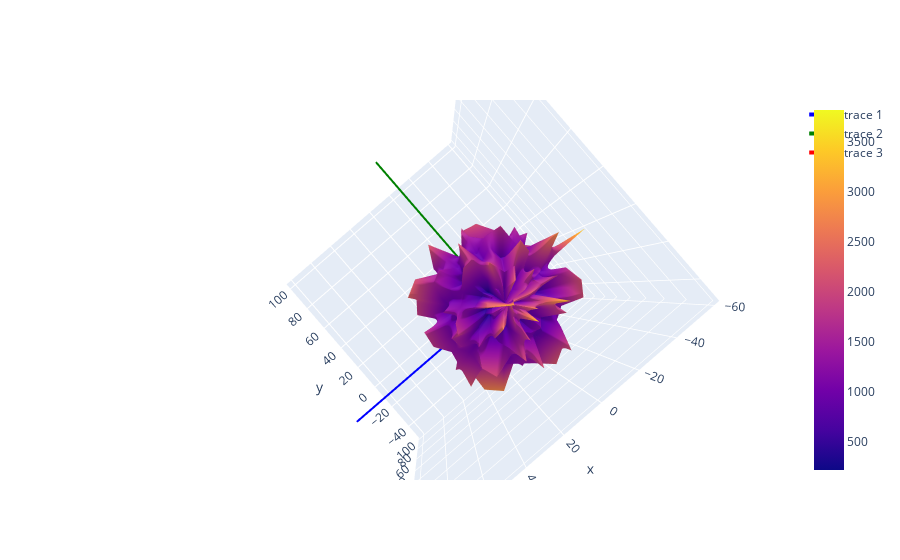

Notebook code for this chart:
### Code cell
import pandas as pd
import numpy as np
import plotly.express as px
import plotly.graph_objects as go

def ms(x, y, z, r, resolution=50):
    """Return the coordinates for plotting a sphere centered at (x,y,z)"""
    u, v = np.mgrid[-np.pi:np.pi:resolution*2j, 0:np.pi:resolution*1j]
        
    X = r * np.cos(u)*np.sin(v) + x
    Y = r * np.sin(u)*np.sin(v) + y
    Z = r * np.cos(v) + z
    return (X, Y, Z)

# data = []
res = 15
# r = np.random.uniform(0.25, 0.25, (res, res))
# for i in range(10):
#     for j in range(len(r[0])):
#         r[j, i] = 1
#         r[j, i] = 1
#         r[j, i] = 1

data = generate_data(10000)
# data = np.array([[0, 0, 0]], dtype=np.float64)
# data = np.array([[0, 0, 0]])
theta_bins, theta_borders = gen_bins(-np.pi, np.pi, 2*res)
phi_bins, phi_borders = gen_bins(0, np.pi, res)

indices, mags = parse_data(data, res)
r = np.random.uniform(0.25, 0.25, (2*res, res))

for i in range(len(indices)):
    # print(i)
    r[indices[i][0]-2, indices[i][1]-2] += mags[i]

data = []
(x_pns_surface, y_pns_surface, z_pns_surface) = ms(0, 0, 0, r, res)
data.append(go.Surface(x=x_pns_surface, y=y_pns_surface, z=z_pns_surface, opacity=1, surfacecolor=x_pns_surface**2 + y_pns_surface**2 + z_pns_surface**2))
data.append(go.Scatter3d(x = [0, 100], y = [0, 0], z = [0, 0], mode='lines', line = dict(color='blue', width = 4)))
data.append(go.Scatter3d(x = [0, 0], y = [0, 100], z = [0, 0], mode='lines', line = dict(color='green', width = 4)))
data.append(go.Scatter3d(x = [0, 0], y = [0, 0], z = [0, 100], mode='lines', line = dict(color='red', width = 4)))
px.line_3d(x = [0, 100], y = [0, 0], z = [0, 0])

fig = go.Figure(data=data)
fig.update_layout(
    scene=dict(
        camera=dict(
            up=dict(
                x=0,
                y=1,
                z=0
            ),
            eye=dict(
                x=0,
                y=1.0707,
                z=1,
            )
        ),
        aspectratio = dict( x=1, y=1, z=0.7 ),
        aspectmode = 'manual'
    ),
)
fig.show()

### Figure 1 — Plotly figure (JSON) as saved in the notebook; plotly's stock layout.template omitted (floating-point values rounded to 4 significant figures; data arrays with more than 128 entries replaced by an {"elided": "..."} marker saying what was removed)
{"data": [{"opacity": 1, "surfacecolor": {"elided": "30x15 float values"}, "type": "surface", "x": {"elided": "30x15 float values"}, "y": {"elided": "30x15 float values"}, "z": {"elided": "30x15 float values"}}, {"line": {"color": "blue", "width": 4}, "mode": "lines", "type": "scatter3d", "x": [0, 100], "y": [0, 0], "z": [0, 0]}, {"line": {"color": "green", "width": 4}, "mode": "lines", "type": "scatter3d", "x": [0, 0], "y": [0, 100], "z": [0, 0]}, {"line": {"color": "red", "width": 4}, "mode": "lines", "type": "scatter3d", "x": [0, 0], "y": [0, 0], "z": [0, 100]}], "layout": {"autosize": true, "scene": {"aspectmode": "auto", "aspectratio": {"x": 1.021, "y": 0.9512, "z": 1.03}, "camera": {"center": {"x": 0, "y": 0, "z": 0}, "eye": {"x": -6.561e-17, "y": 7.601e-17, "z": -1.64}, "projection": {"type": "perspective"}, "up": {"x": 0, "y": 0, "z": 1}}}}}
